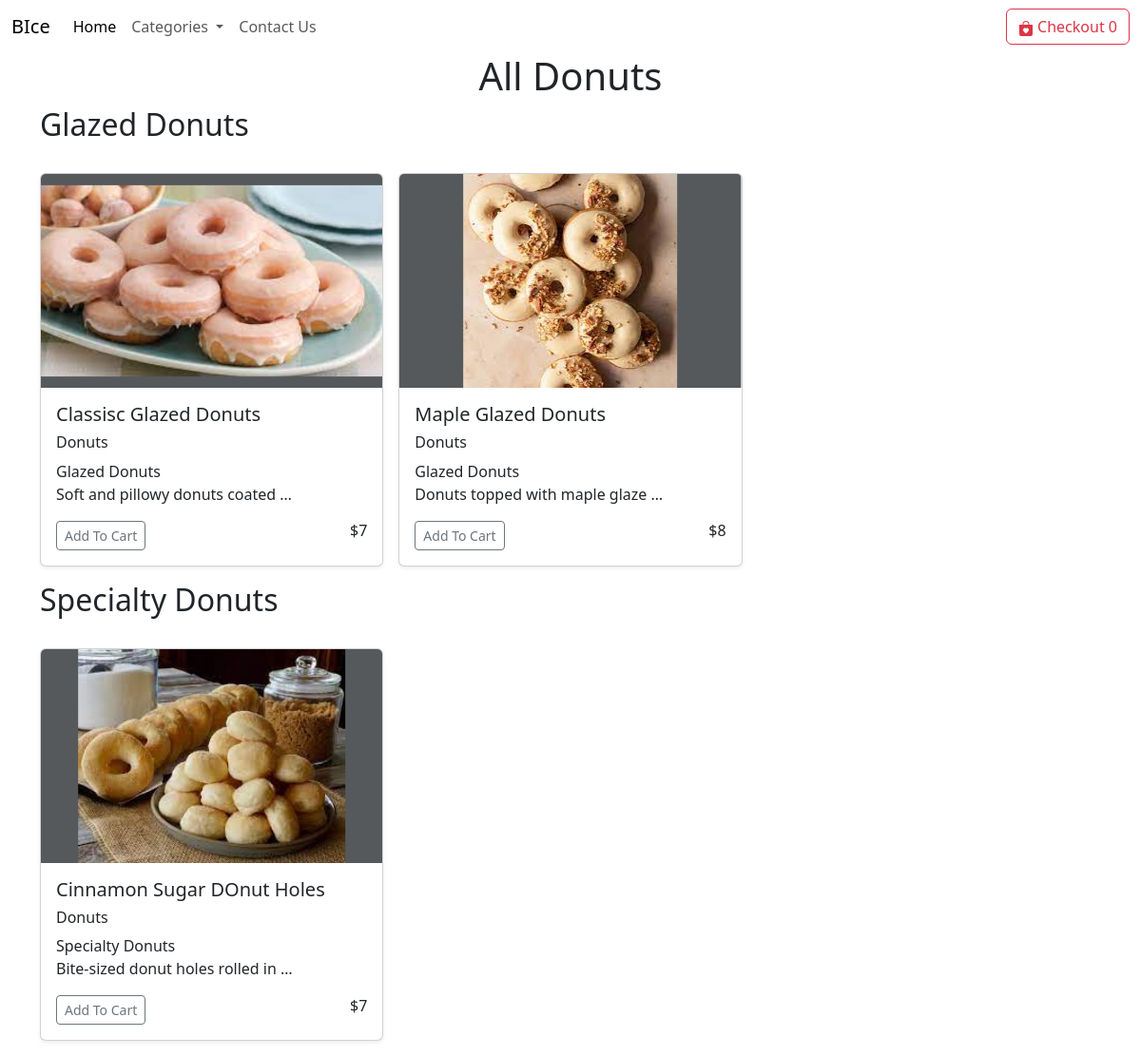
Screenshot of /donuts with the database file from the repository.
### app/models.py (models this page shows, shortened)
class Product(models.Model):
    name = models.CharField(max_length=127)
    price = models.IntegerField(default=0)
    category = models.CharField(max_length=255,default="")
    subcategory = models.CharField(max_length=255,default="")
    description = models.CharField(max_length=250, default='', blank=True, null=True)
    image = models.ImageField(upload_to='products/images')

### app/views.py (the view)
# urls.py: path('donuts',views.donuts,name='donuts'),
def donuts(request):
    donut_products = Product.objects.filter(category='Donuts')
    unique_subcategories = donut_products.values_list('subcategory', flat=True).distinct()
    params = {'donut_products': donut_products, 'unique_subcategories': unique_subcategories}
    return render(request, 'donuts.html', params)

### templates/donuts.html (shortened to what this page needs)
{% extends "base.html" %}
{% block body %}
{% load static %}
<div class="container">
    <h1 class="text-center">All Donuts</h1>
    {% for subcategory in unique_subcategories %}
    <h2 class="text">{{ subcategory }}</h2>
    <div class="row row-cols-1 row-cols-sm-2 row-cols-md-3 g-3 my-3">
        {% for product in donut_products %}
        {% if product.subcategory == subcategory %}
        <div class="col">
            <div class="card shadow-sm">
                <svg class="bd-placeholder-img card-img-top" width="100%" height="225" xmlns="http://www.w3.org/2000/svg" role="img" aria-label="Placeholder: Thumbnail" preserveAspectRatio="xMidYMid slice" focusable="false">
                    <title>{{ product.name }}</title>
                    <rect width="100%" height="100%" fill="#55595c"></rect>
                    <image xlink:href="/media/{{ product.image }}" width="100%" height="100%" />
                </svg>
                <div class="card-body">
                  <h5>{{ product.name }}</h5>
                  <h6>{{ product.category }}</h6>
                  <h7>{{ product.subcategory }}</h7>
                    <p class="card-text">{{ product.description|truncatewords:5 }}</p>
                    <div class="d-flex justify-content-between align-items-center">
                        <div class="btn-group">
                            <span id="div{{ product.name }}">
                                <button id="{{ product.name }}" type="button" class="btn btn-sm btn-outline-secondary cart">Add To Cart</button>
                            </span></div>
                            <h6 class="text-xl-end">${{product.price}}</h6>
                    </div>
                </div>
            </div>
        </div>
        {% endif %}
        {% endfor %}
    </div>
    {% endfor %}
</div>
{% endblock body %}

### rows the page displays
Product: name "Classisc Glazed Donuts", category "Donuts", subcategory "Glazed Donuts", description "Soft and pillowy donuts coated …", price "7"
Product: name "Maple Glazed Donuts", category "Donuts", subcategory "Glazed Donuts", description "Donuts topped with maple glaze …", price "8"
Product: name "Cinnamon Sugar DOnut Holes", category "Donuts", subcategory "Specialty Donuts", description "Bite-sized donut holes rolled in …", price "7"

### other values shown
{{ subcategory }} "Glazed Donuts" "Specialty Donuts"
